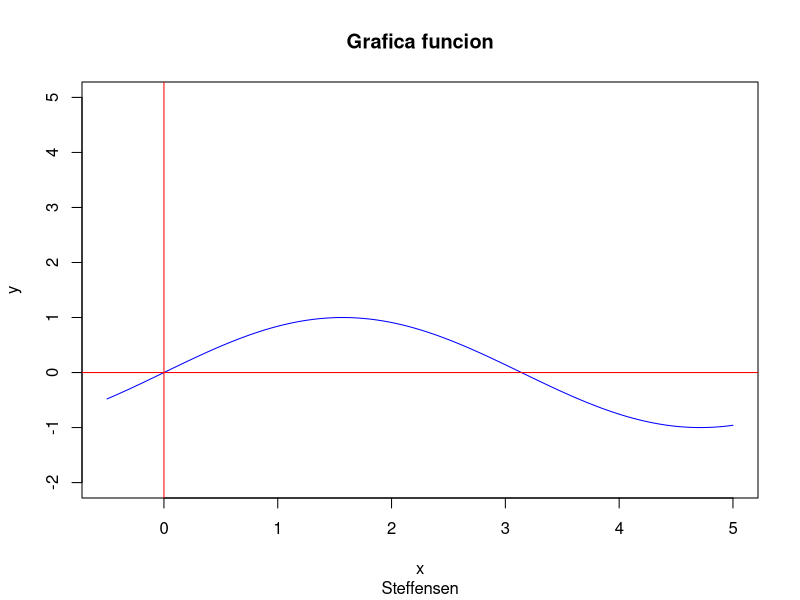

Write R code to recreate this figure.
#--------------------------------------------------------------------
#                     Taylor
#--------------------------------------------------------------------

DD <- function(expr, name, order = 1) {
  if(order < 1) stop("'order' must be >= 1")
  if(order == 1) D(expr, name)
  else DD(D(expr, name), name, order - 1)
}

taylorT = function(f, x0, a, n)
{ 
  # f es tira
  # parse devuelve una expresión
  g = parse(text=f)
  
  # convertir en función
  
  fx = function(x){eval(g[[1]])}
  # almacenar los sumandos
  
  plot(fx, xlim = c(-0.5,5), ylim = c(-2,5), col = "blue", main = "Grafica funcion", sub = "Steffensen", xlab = "x", ylab = "y")
  abline(h = 0, v=0, col= "red")
  
  suma = rep(NA, length=n+1)
  for(k in 1:n)
  {
    g. = DD(g,"x", k)
    fp = function(x) eval(g.)
    suma[k]=1/factorial(k)*(x0-a)^k *fp(a)
  }
  
  suma[n+1] = fx(a)
  sum(suma)
  
}

taylorT("sin(x)", 1.1, 1, 2)
